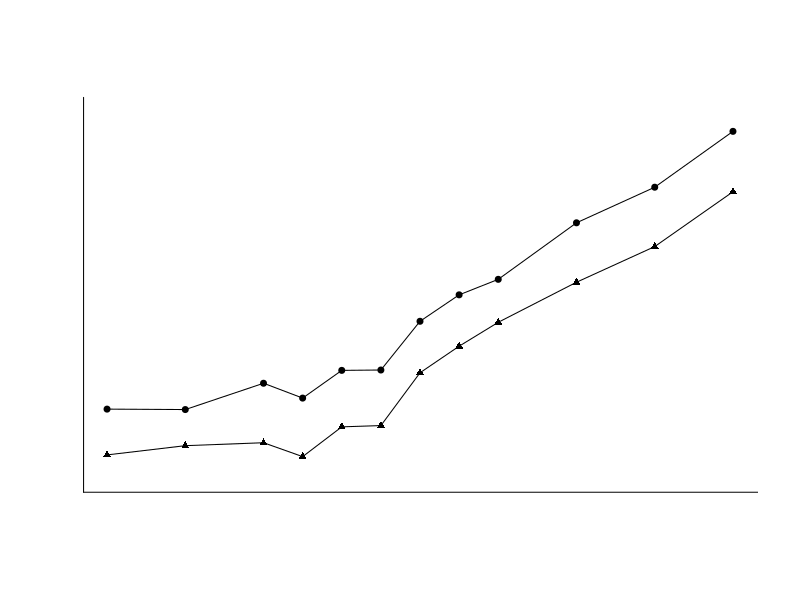
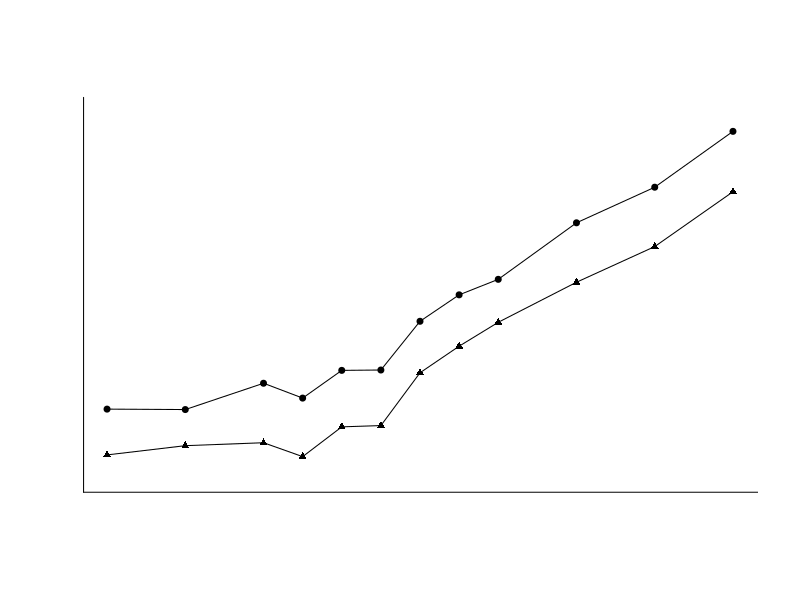

The R script that drew these images, in order:
#############################################
### This file generates the Figure on the Cover
### Mean Log Wage as a Function of Education
#############################################
### Uses data file cps09mar.txt
#########################################

dat <- read.table("cps09mar.txt")
lnwage <- as.matrix(log(dat[,5]/(dat[,6]*dat[,7])))
wm <- (dat[,11]==1)&(dat[,2]==0)
wf <- (dat[,11]==1)&(dat[,2]==1)

# take log hourly wage for each group
wm_lnwage <- lnwage[wm]
wf_lnwage <- lnwage[wf]
wm_edu <- dat[wm,4]
wf_edu <- dat[wf,4]

edu_dot <- c(4,6,8,9,10,11,12,13,14,16,18,20)

################################################
###  Conditional Mean  
################################################

wm_mean <- vector()
wf_mean <- vector()

for (i in 1:length(edu_dot)){
  wm_mean[i] <- mean(wm_lnwage[wm_edu == edu_dot[i]])
  wf_mean[i] <- mean(wf_lnwage[wf_edu == edu_dot[i]])
}

xL <- 3.4
yL <- 1.95

pdf("HANSEN-cover.pdf",family="Helvetica",colormodel='cmyk',width=4.5,height=4.5)
plot(edu_dot,wm_mean,type="p",cex=.8,pch=19,xlim=c(4,20),ylim=c(2,4),
     xlab="",ylab="",yaxt="n",xaxt="n",bty="n",cex.lab=.75)
points(edu_dot,wf_mean,cex=.8, pch=17)
lines(edu_dot,wm_mean)
lines(edu_dot,wf_mean)
lines(c(xL,xL),c(yL,4))
lines(c(xL,22),c(yL,yL))
dev.off()

postscript("HANSEN-cover.eps",paper="special",width=4.5,height=4.5,horizontal=FALSE,onefile=FALSE,family="Helvetica",colormodel='cmyk')
plot(edu_dot,wm_mean,type="p",cex=.8,pch=19,xlim=c(4,20),ylim=c(2,4),
     xlab="",ylab="",yaxt="n",xaxt="n",bty="n",cex.lab=.75)
points(edu_dot,wf_mean,cex=.8, pch=17)
lines(edu_dot,wm_mean)
lines(edu_dot,wf_mean)
lines(c(xL,xL),c(yL,4))
lines(c(xL,22),c(yL,yL))
dev.off()
